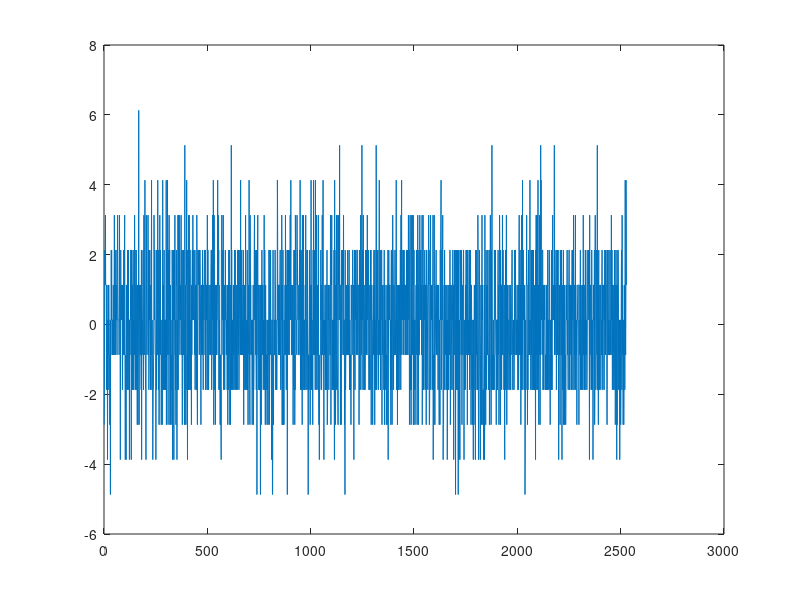

Write the MATLAB code that produced this figure.
gyro = [
-11	98	-46
-14	93	-45
-13	95	-45
-10	96	-46
-9	94	-46
-10	91	-44
-9	95	-47
-8	94	-48
-10	97	-45
-10	97	-47
-10	96	-45
-10	93	-46
-13	93	-45
-12	94	-43
-10	97	-47
-11	97	-46
-12	96	-44
-15	95	-47
-12	95	-47
-11	95	-45
-13	94	-45
-10	94	-44
-12	97	-43
-10	97	-45
-11	94	-43
-12	94	-44
-12	96	-49
-12	96	-42
-14	94	-46
-13	95	-45
-11	92	-43
-16	95	-47
-11	95	-48
-12	91	-45
-12	94	-47
-9	94	-45
-11	92	-45
-9	94	-43
-11	99	-44
-11	99	-48
-11	97	-45
-12	96	-45
-11	93	-44
-11	95	-46
-12	95	-46
-10	95	-45
-12	93	-46
-12	96	-44
-11	95	-44
-10	94	-46
-8	92	-43
-9	93	-45
-12	95	-44
-9	95	-43
-11	94	-44
-12	98	-46
-10	99	-44
-11	95	-45
-9	96	-45
-11	94	-45
-11	95	-47
-10	95	-45
-11	95	-47
-12	97	-43
-10	98	-45
-9	96	-43
-8	95	-48
-10	94	-49
-11	95	-49
-11	96	-47
-11	95	-46
-11	95	-45
-11	95	-44
-12	96	-42
-11	97	-46
-8	95	-45
-11	95	-48
-11	95	-45
-12	95	-44
-15	95	-44
-12	96	-47
-9	96	-46
-11	96	-43
-10	97	-45
-10	94	-44
-11	94	-47
-10	96	-47
-11	97	-45
-10	96	-46
-13	99	-44
-13	92	-42
-10	96	-48
-11	95	-47
-10	96	-44
-12	93	-47
-9	95	-46
-11	98	-48
-11	98	-46
-12	94	-46
-9	92	-42
-8	95	-44
-11	98	-46
-13	98	-47
-15	94	-46
-13	96	-48
-12	94	-46
-13	96	-45
-15	94	-45
-10	98	-47
-10	95	-47
-12	94	-46
-13	97	-47
-11	94	-45
-11	93	-45
-9	96	-44
-13	97	-45
-10	93	-44
-11	95	-44
-9	95	-44
-11	97	-44
-13	94	-44
-11	93	-47
-11	94	-46
-15	93	-46
-11	97	-45
-12	102	-45
-12	94	-47
-11	93	-46
-11	95	-47
-9	97	-48
-9	97	-47
-9	92	-46
-15	92	-44
-9	96	-46
-9	97	-45
-10	97	-45
-10	96	-47
-13	94	-46
-10	94	-44
-10	94	-47
-13	95	-43
-9	99	-48
-11	95	-45
-11	97	-45
-13	96	-47
-12	98	-46
-11	95	-46
-12	93	-46
-8	98	-46
-10	96	-44
-9	91	-46
-11	97	-45
-13	92	-47
-12	92	-44
-10	94	-45
-12	94	-49
-9	93	-49
-12	96	-46
-13	93	-48
-13	92	-48
-12	92	-46
-14	94	-46
-10	96	-46
-10	93	-45
-14	92	-44
-12	91	-46
-12	94	-47
-10	89	-47
-5	93	-44
-11	97	-44
-14	99	-45
-10	98	-43
-11	96	-46
-10	97	-45
-11	94	-45
-12	93	-45
-10	96	-44
-12	95	-45
-12	94	-48
-12	95	-44
-13	98	-42
-9	95	-43
-15	98	-46
-11	92	-48
-11	93	-45
-12	94	-45
-11	96	-44
-11	97	-44
-10	96	-45
-9	98	-46
-12	96	-43
-13	96	-45
-11	96	-47
-8	95	-46
-9	95	-49
-10	97	-47
-10	94	-45
-12	97	-44
-7	96	-42
-11	95	-44
-12	97	-47
-13	95	-43
-13	94	-46
-15	94	-46
-11	95	-45
-8	94	-44
-10	95	-47
-11	94	-46
-12	94	-42
-11	92	-47
-11	94	-48
-11	95	-47
-11	94	-46
-8	94	-46
-11	97	-45
-12	97	-47
-9	96	-44
-13	96	-44
-12	96	-47
-9	97	-46
-11	97	-46
-10	95	-46
-9	94	-44
-11	95	-45
-12	96	-43
-13	94	-47
-10	98	-44
-12	91	-43
-12	96	-48
-10	90	-46
-7	92	-45
-11	95	-49
-13	95	-45
-11	94	-42
-13	94	-46
-13	96	-43
-15	94	-46
-14	93	-45
-13	98	-48
-13	96	-47
-12	96	-45
-11	96	-48
-8	95	-47
-9	93	-45
-10	93	-47
-11	94	-48
-9	98	-46
-11	95	-44
-12	93	-44
-12	94	-43
-12	96	-44
-15	94	-45
-13	94	-46
-11	93	-46
-13	94	-44
-9	96	-45
-10	96	-44
-11	98	-45
-12	94	-47
-10	93	-47
-7	96	-47
-10	95	-46
-10	94	-47
-13	97	-46
-13	96	-44
-9	96	-49
-14	97	-44
-14	94	-45
-12	93	-44
-11	96	-42
-8	96	-45
-12	93	-46
-10	97	-49
-9	99	-47
-12	96	-45
-11	96	-47
-11	94	-47
-14	95	-46
-12	94	-45
-13	95	-45
-13	95	-44
-11	91	-45
-14	98	-44
-12	94	-47
-7	98	-44
-10	98	-45
-11	94	-44
-10	96	-49
-13	98	-47
-12	92	-48
-10	95	-45
-9	94	-47
-12	96	-43
-13	95	-46
-11	98	-48
-13	93	-44
-11	98	-45
-11	95	-45
-13	95	-49
-11	96	-45
-11	97	-45
-7	96	-48
-14	95	-45
-10	92	-45
-9	97	-43
-10	94	-47
-12	100	-44
-7	93	-45
-9	96	-46
-10	98	-45
-14	95	-47
-10	97	-47
-10	94	-43
-9	94	-46
-12	95	-46
-8	96	-49
-11	99	-46
-10	98	-46
-9	95	-48
-14	94	-46
-11	95	-44
-10	95	-43
-13	100	-47
-14	93	-45
-11	96	-44
-13	97	-47
-12	95	-47
-12	95	-44
-12	94	-48
-14	95	-46
-9	96	-45
-13	97	-45
-15	97	-45
-12	94	-46
-9	97	-46
-11	95	-47
-11	93	-46
-9	93	-47
-15	96	-47
-12	96	-46
-12	93	-46
-9	90	-45
-11	96	-48
-8	94	-51
-11	97	-49
-11	96	-46
-13	94	-47
-11	96	-45
-14	97	-44
-10	95	-43
-9	95	-46
-10	98	-46
-10	97	-45
-15	96	-47
-12	98	-41
-11	96	-48
-13	96	-45
-11	96	-44
-8	96	-45
-13	93	-43
-8	98	-46
-9	97	-45
-11	95	-44
-10	97	-46
-8	96	-46
-9	96	-42
-11	96	-43
-12	94	-45
-12	93	-44
-10	95	-46
-10	95	-42
-11	95	-46
-10	93	-45
-8	94	-46
-11	95	-46
-12	97	-47
-11	94	-48
-9	97	-49
-13	98	-46
-14	95	-46
-13	96	-46
-11	96	-47
-9	97	-47
-12	99	-46
-9	99	-45
-9	95	-47
-12	97	-46
-11	96	-46
-12	95	-47
-14	94	-46
-14	98	-46
-6	94	-47
-12	97	-45
-14	98	-45
-10	96	-45
-11	96	-47
-13	96	-43
-13	96	-45
-9	96	-45
-10	97	-43
-7	97	-46
-10	97	-46
-14	95	-44
-12	96	-45
-15	92	-44
-9	95	-46
-10	97	-44
-13	97	-46
-11	96	-46
-13	97	-45
-8	95	-49
-11	97	-44
-8	98	-43
-9	96	-43
-12	97	-45
-13	97	-47
-9	94	-49
-9	94	-47
-13	93	-48
-12	96	-47
-11	97	-45
-12	98	-47
-12	95	-48
-14	95	-45
-10	96	-43
-12	95	-47
-10	97	-46
-9	97	-44
-9	95	-42
-11	96	-46
-8	97	-44
-10	94	-46
-11	96	-48
-11	98	-46
-10	94	-45
-9	96	-46
-10	93	-46
-11	92	-44
-11	100	-46
-12	93	-45
-9	95	-44
-13	94	-45
-10	97	-45
-10	96	-47
-11	97	-44
-12	98	-50
-10	97	-46
-13	95	-45
-13	94	-46
-8	95	-47
-9	96	-45
-13	96	-46
-14	94	-42
-11	94	-47
-11	94	-45
-9	95	-44
-10	94	-46
-10	95	-47
-9	94	-48
-10	97	-45
-9	95	-46
-12	98	-46
-10	95	-49
-9	97	-47
-9	97	-44
-9	98	-46
-10	97	-48
-11	98	-47
-12	97	-48
-14	93	-46
-10	97	-45
-10	95	-47
-12	95	-48
-10	96	-46
-12	94	-45
-11	99	-47
-12	92	-46
-9	97	-45
-11	94	-46
-11	94	-43
-13	98	-48
-10	95	-43
-10	95	-49
-11	98	-47
-11	97	-44
-10	99	-48
-9	96	-48
-9	97	-48
-10	90	-44
-12	96	-47
-9	91	-42
-13	96	-47
-11	97	-45
-13	96	-43
-13	97	-47
-10	97	-45
-11	97	-48
-10	92	-47
-10	93	-44
-10	93	-44
-8	95	-45
-10	93	-45
-13	94	-44
-9	97	-45
-12	95	-45
-12	95	-44
-13	95	-48
-12	95	-43
-10	94	-45
-12	95	-48
-11	93	-47
-11	92	-46
-11	93	-46
-10	98	-44
-10	96	-44
-12	96	-47
-12	97	-48
-10	96	-42
-9	96	-42
-9	92	-46
-9	93	-44
-13	97	-46
-12	93	-47
-10	95	-46
-11	96	-45
-11	94	-49
-8	97	-45
-12	98	-48
-11	98	-45
-7	95	-44
-10	96	-46
-14	95	-47
-12	94	-45
-8	96	-45
-9	95	-45
-13	95	-46
-12	100	-50
-10	93	-46
-10	94	-44
-14	95	-44
-11	92	-46
-10	94	-47
-12	95	-46
-11	95	-48
-12	92	-44
-10	93	-45
-12	94	-44
-11	95	-44
-11	96	-46
-10	91	-43
-7	95	-45
-10	95	-46
-10	95	-47
-8	91	-46
-10	94	-45
-9	93	-45
-13	90	-49
-10	97	-46
-12	96	-45
-11	95	-48
-13	93	-47
-12	91	-44
-14	95	-44
-12	96	-43
-14	93	-44
-13	93	-44
-14	96	-47
-15	94	-46
-9	96	-42
-9	98	-42
-8	93	-47
-10	94	-45
-10	92	-46
-11	92	-45
-11	97	-43
-9	97	-43
-12	92	-46
-8	96	-45
-12	96	-47
-13	96	-45
-10	93	-47
-11	94	-44
-10	97	-42
-12	97	-47
-13	92	-46
-12	98	-45
-11	95	-49
-9	97	-45
-10	97	-48
-11	96	-46
-10	96	-44
-11	97	-45
-12	96	-45
-11	94	-44
-12	96	-43
-11	96	-44
-13	96	-45
-11	94	-46
-10	96	-46
-14	95	-45
-10	92	-47
-10	95	-45
-11	95	-47
-13	97	-46
-9	99	-47
-12	93	-41
-9	95	-42
-12	91	-45
-12	97	-44
-14	92	-47
-12	97	-48
-12	96	-46
-14	94	-44
-10	92	-47
-11	94	-45
-12	95	-47
-6	97	-46
-13	96	-47
-9	96	-44
-12	93	-46
-11	95	-45
-13	94	-48
-12	98	-44
-11	95	-44
-13	96	-48
-13	96	-48
-10	94	-47
-12	91	-45
-10	93	-44
-10	98	-47
-13	91	-46
-12	94	-44
-9	95	-43
-10	96	-45
-11	98	-48
-9	95	-49
-11	95	-47
-13	98	-47
-13	95	-42
-11	96	-46
-11	98	-46
-13	96	-45
-10	94	-47
-12	96	-47
-12	95	-48
-13	95	-47
-11	99	-45
-9	97	-44
-11	95	-45
-10	96	-42
-9	95	-46
-12	98	-46
-11	96	-43
-13	97	-45
-12	99	-42
-11	96	-43
-10	91	-43
-9	96	-45
-11	98	-45
-11	97	-45
-12	97	-46
-7	93	-44
-12	97	-44
-11	94	-43
-11	96	-47
-12	96	-42
-9	96	-44
-12	97	-44
-10	97	-45
-11	98	-46
-12	97	-45
-12	92	-46
-11	96	-44
-12	96	-43
-9	94	-45
-12	95	-46
-14	96	-46
-11	96	-45
-13	94	-49
-10	92	-47
-12	95	-45
-10	93	-47
-11	95	-44
-13	100	-47
-13	96	-45
-8	95	-45
-12	95	-43
-12	98	-44
-13	96	-45
-12	96	-45
-11	96	-44
-12	93	-44
-13	94	-44
-9	94	-50
-13	100	-44
-11	97	-43
-12	96	-46
-14	95	-44
-12	95	-45
-12	96	-44
-10	97	-45
-11	96	-43
-7	96	-44
-10	93	-44
-12	96	-47
-13	97	-45
-14	96	-46
-8	94	-45
-9	95	-43
-11	92	-45
-10	95	-47
-12	95	-47
-11	92	-45
-12	94	-43
-12	96	-47
-11	95	-45
-12	97	-49
-14	97	-47
-11	96	-48
-13	93	-45
-12	97	-46
-13	96	-46
-10	98	-43
-14	96	-44
-13	94	-45
-13	95	-46
-12	98	-44
-9	98	-44
-8	96	-47
-11	95	-48
-10	96	-45
-10	96	-48
-9	96	-46
-10	92	-47
-12	95	-44
-10	94	-41
-12	96	-45
-13	97	-44
-9	101	-46
-11	95	-46
-16	96	-43
-11	95	-44
-10	96	-44
-9	100	-47
-8	95	-49
-11	97	-46
-12	95	-45
-10	95	-47
-10	96	-45
-13	97	-47
-12	96	-46
-13	96	-44
-13	94	-45
-13	98	-45
-10	95	-45
-13	97	-47
-11	93	-45
-16	96	-46
-10	98	-47
-11	95	-44
-11	92	-46
-14	93	-44
-10	95	-48
-11	100	-46
-9	97	-45
-11	98	-47
-10	96	-45
-12	95	-46
-10	95	-45
-10	93	-45
-13	96	-46
-13	93	-46
-11	94	-47
-12	97	-48
-11	96	-46
-8	97	-45
-13	93	-46
-11	94	-45
-9	95	-47
-11	90	-44
-14	94	-44
-14	96	-44
-10	94	-45
-12	98	-47
-11	96	-47
-13	94	-44
-12	94	-45
-12	93	-44
-12	94	-47
-14	94	-48
-12	96	-49
-13	94	-44
-11	95	-44
-12	94	-47
-14	93	-44
-11	94	-47
-11	94	-48
-12	94	-46
-9	96	-48
-10	95	-45
-14	94	-45
-13	94	-44
-10	94	-48
-9	95	-45
-10	98	-47
-12	95	-45
-9	99	-48
-11	95	-47
-11	92	-46
-11	97	-45
-13	98	-46
-15	100	-48
-12	95	-46
-11	94	-44
-11	98	-46
-16	94	-45
-16	98	-45
-11	98	-45
-9	97	-45
-13	96	-45
-14	97	-46
-12	100	-48
-12	94	-43
-12	95	-42
-11	96	-47
-12	94	-45
-12	96	-47
-10	94	-49
-9	93	-47
-10	95	-47
-10	91	-44
-13	98	-44
-11	95	-48
-11	96	-44
-13	94	-46
-12	95	-46
-13	96	-45
-12	96	-43
-11	95	-44
-7	98	-47
-8	94	-44
-11	97	-46
-11	97	-47
-10	98	-47
-12	101	-45
-10	95	-46
-10	97	-47
-12	96	-45
-10	96	-44
-12	98	-46
-10	95	-45
-10	100	-45
-9	94	-43
-9	96	-43
-12	97	-44
-13	95	-45
-13	97	-44
-12	95	-44
-10	96	-45
-11	95	-45
-8	93	-46
-9	97	-47
-14	96	-46
-10	91	-43
-12	96	-46
-14	95	-47
-9	98	-45
-14	96	-44
-12	94	-46
-12	98	-42
-13	95	-45
-14	94	-45
-11	92	-44
-12	93	-44
-12	95	-46
-11	97	-47
-10	95	-46
-12	95	-45
-8	92	-42
-10	98	-44
-11	95	-43
-11	97	-43
-13	97	-46
-10	96	-44
-12	93	-48
-11	92	-45
-9	96	-44
-16	95	-46
-12	97	-47
-9	95	-46
-10	94	-44
-10	92	-46
-11	95	-46
-9	97	-46
-12	93	-43
-11	95	-45
-12	97	-45
-10	97	-44
-9	98	-48
-9	96	-43
-11	95	-44
-8	98	-46
-11	92	-45
-10	93	-42
-7	96	-43
-11	98	-46
-10	96	-46
-12	94	-45
-12	98	-44
-11	96	-47
-11	95	-44
-11	94	-45
-10	95	-43
-12	95	-45
-10	93	-44
-14	93	-44
-11	98	-43
-11	94	-45
-13	97	-47
-9	93	-47
-12	93	-45
-10	95	-43
-9	96	-47
-14	93	-47
-12	95	-44
-13	97	-42
-8	98	-44
-9	95	-44
-11	95	-46
-11	94	-43
-11	95	-45
-11	97	-45
-11	97	-46
-12	96	-45
-8	93	-45
-10	96	-45
-9	95	-47
-10	92	-48
-10	92	-48
-11	96	-47
-10	98	-48
-12	96	-46
-12	95	-45
-12	94	-49
-12	95	-45
-12	96	-44
-9	98	-45
-9	94	-45
-11	97	-46
-7	98	-45
-11	98	-45
-13	98	-43
-9	95	-45
-10	96	-43
-9	93	-45
-11	95	-44
-13	94	-46
-10	94	-46
-12	96	-46
-14	95	-49
-8	96	-45
-12	96	-49
-12	95	-49
-11	95	-45
-13	95	-43
-8	94	-46
-10	97	-49
-12	97	-43
-12	95	-43
-13	98	-47
-11	97	-46
-11	96	-42
-13	93	-45
-12	94	-48
-10	96	-44
-11	95	-48
-8	95	-45
-13	96	-46
-13	96	-45
-11	95	-46
-11	96	-46
-12	94	-44
-9	94	-45
-13	95	-47
-9	94	-44
-9	95	-46
-11	99	-42
-12	93	-45
-16	98	-47
-12	94	-44
-13	98	-49
-12	94	-46
-13	97	-45
-12	95	-46
-11	98	-47
-9	93	-48
-11	97	-48
-14	95	-46
-14	95	-45
-12	97	-43
-10	94	-45
-13	97	-44
-7	95	-43
-13	97	-46
-10	95	-46
-13	96	-46
-12	98	-46
-11	98	-46
-13	95	-47
-12	96	-49
-14	99	-47
-11	93	-44
-9	95	-45
-12	95	-47
-7	95	-46
-10	91	-49
-12	97	-46
-9	95	-46
-11	97	-42
-9	98	-43
-12	95	-46
-11	95	-47
-13	95	-46
-7	95	-43
-11	93	-43
-12	95	-46
-10	95	-45
-13	95	-47
-8	95	-47
-10	93	-46
-10	97	-45
-12	93	-49
-12	92	-43
-10	93	-48
-11	95	-44
-13	97	-42
-12	94	-42
-8	96	-44
-11	93	-46
-13	96	-43
-14	95	-48
-12	97	-46
-15	94	-47
-13	99	-44
-13	101	-46
-13	98	-43
-12	93	-45
-12	94	-43
-12	96	-47
-9	95	-44
-11	94	-45
-10	95	-45
-13	95	-47
-13	96	-45
-11	96	-44
-11	94	-47
-8	94	-49
-12	95	-43
-11	96	-44
-11	98	-46
-7	99	-47
-11	97	-47
-11	96	-46
-13	92	-44
-15	98	-46
-12	95	-43
-11	97	-44
-12	96	-46
-11	93	-46
-10	97	-47
-10	96	-47
-13	94	-45
-11	97	-45
-13	97	-44
-10	93	-46
-10	95	-42
-13	95	-43
-12	93	-47
-11	94	-44
-9	96	-47
-14	94	-47
-14	94	-45
-13	92	-48
-11	96	-47
-10	97	-45
-11	94	-44
-11	98	-44
-10	96	-46
-13	97	-46
-10	94	-46
-11	97	-47
-11	97	-46
-11	97	-46
-12	95	-45
-12	95	-40
-11	98	-46
-8	96	-46
-9	97	-47
-14	93	-46
-10	99	-48
-9	95	-45
-10	96	-46
-8	97	-45
-11	97	-44
-13	98	-50
-11	95	-49
-13	95	-42
-11	96	-47
-12	94	-47
-12	96	-47
-11	97	-42
-13	97	-47
-10	96	-50
-9	96	-45
-13	96	-46
-15	97	-47
-7	95	-47
-11	96	-47
-12	96	-44
-10	96	-44
-14	95	-45
-13	95	-46
-13	94	-44
-9	96	-44
-13	95	-44
-8	97	-44
-9	96	-48
-11	94	-46
-8	97	-45
-12	96	-44
-13	95	-46
-13	94	-47
-14	96	-49
-14	94	-46
-8	98	-44
-10	96	-46
-9	95	-46
-10	98	-44
-11	96	-45
-10	93	-45
-6	98	-47
-11	96	-43
-11	96	-45
-11	93	-42
-14	100	-44
-10	95	-47
-10	96	-44
-10	98	-44
-14	96	-46
-11	96	-45
-9	94	-44
-10	94	-44
-10	93	-48
-10	93	-45
-10	95	-44
-9	95	-43
-12	93	-44
-9	95	-46
-10	95	-44
-8	96	-47
-12	98	-48
-11	94	-45
-11	98	-45
-11	96	-45
-14	95	-47
-13	96	-47
-16	93	-45
-9	98	-47
-13	97	-47
-13	96	-44
-12	95	-46
-10	96	-45
-12	96	-47
-12	96	-47
-12	97	-45
-10	99	-47
-12	97	-43
-11	94	-44
-12	99	-44
-9	96	-46
-11	93	-42
-12	97	-46
-12	96	-46
-10	97	-45
-12	99	-46
-11	95	-45
-9	98	-48
-11	99	-48
-13	97	-48
-11	97	-46
-11	96	-46
-13	94	-46
-12	94	-43
-13	96	-44
-12	91	-45
-14	99	-48
-10	97	-44
-10	96	-46
-11	98	-43
-11	97	-46
-11	96	-46
-12	96	-41
-10	97	-45
-9	95	-46
-9	94	-44
-11	95	-44
-11	96	-45
-10	96	-46
-13	92	-43
-15	97	-46
-12	97	-41
-11	97	-45
-9	95	-45
-12	98	-44
-13	93	-47
-13	96	-46
-9	94	-44
-11	94	-47
-11	97	-47
-10	97	-45
-10	97	-44
-12	96	-44
-11	96	-46
-9	96	-43
-9	97	-45
-9	98	-47
-9	98	-45
-12	95	-46
-12	96	-45
-12	95	-46
-11	96	-46
-10	95	-43
-10	96	-49
-10	95	-45
-14	94	-48
-12	95	-44
-9	97	-46
-12	98	-46
-13	96	-44
-10	95	-46
-11	96	-46
-11	98	-44
-8	93	-46
-13	95	-47
-10	92	-45
-12	96	-45
-10	93	-45
-9	93	-45
-6	97	-45
-10	97	-45
-11	95	-43
-9	97	-44
-11	93	-44
-13	100	-44
-8	94	-49
-8	95	-46
-11	96	-46
-11	97	-45
-13	96	-45
-10	91	-45
-11	92	-43
-13	93	-48
-12	94	-44
-13	95	-45
-12	94	-44
-12	93	-43
-9	96	-45
-10	97	-49
-10	95	-47
-12	98	-49
-9	96	-47
-10	96	-46
-12	97	-43
-12	96	-47
-8	96	-45
-10	95	-47
-11	96	-48
-10	95	-43
-10	94	-43
-9	94	-47
-10	97	-48
-12	98	-45
-13	95	-43
-10	96	-46
-11	98	-45
-13	94	-47
-12	94	-48
-13	96	-46
-13	93	-43
-9	97	-46
-11	97	-44
-10	96	-46
-9	98	-44
-14	99	-48
-10	94	-46
-10	95	-49
-11	93	-47
-11	99	-45
-11	93	-47
-12	96	-44
-14	94	-43
-13	92	-47
-11	95	-46
-10	97	-44
-12	97	-41
-10	97	-45
-9	95	-46
-10	95	-44
-12	95	-45
-10	96	-46
-14	96	-47
-9	100	-47
-11	96	-45
-13	95	-47
-11	96	-46
-11	93	-47
-11	96	-45
-6	97	-45
-8	98	-43
-13	92	-41
-11	93	-45
-12	95	-44
-9	97	-45
-11	93	-46
-11	93	-46
-9	95	-46
-12	94	-46
-13	94	-47
-13	96	-45
-11	94	-46
-12	98	-44
-9	94	-46
-7	97	-47
-11	97	-47
-12	95	-44
-12	97	-44
-11	95	-44
-12	98	-46
-13	96	-46
-9	98	-46
-11	99	-46
-10	97	-48
-9	94	-46
-9	97	-47
-9	97	-44
-14	94	-50
-10	96	-48
-12	95	-46
-12	96	-47
-11	96	-47
-10	97	-45
-11	96	-44
-12	95	-46
-12	94	-46
-13	95	-46
-11	97	-47
-9	97	-45
-14	93	-46
-10	97	-45
-12	98	-48
-12	95	-45
-11	96	-44
-12	96	-43
-13	99	-45
-12	97	-46
-10	96	-44
-14	95	-46
-12	97	-47
-12	98	-46
-12	96	-45
-14	95	-44
-12	98	-46
-10	97	-47
-11	97	-48
-9	96	-46
-15	97	-48
-12	94	-46
-11	97	-43
-9	94	-46
-11	96	-46
-10	95	-45
-11	96	-44
-10	96	-46
-10	98	-43
-10	94	-46
-12	97	-46
-13	95	-47
-11	100	-46
-14	99	-41
-10	97	-44
-9	96	-44
-9	97	-45
-13	98	-45
-10	98	-48
-14	96	-45
-12	99	-44
-9	96	-45
-8	92	-50
-9	93	-41
-9	96	-44
-10	94	-47
-13	97	-43
-11	94	-47
-10	95	-45
-11	97	-45
-12	94	-46
-12	99	-42
-11	94	-47
-9	95	-45
-11	94	-46
-12	96	-46
-11	98	-47
-11	96	-47
-10	96	-45
-7	96	-51
-10	97	-45
-13	96	-46
-12	99	-46
-13	99	-45
-11	97	-44
-14	96	-42
-10	95	-47
-12	96	-43
-12	97	-47
-13	98	-47
-10	94	-47
-11	95	-48
-12	95	-45
-13	97	-46
-12	98	-44
-10	97	-43
-11	99	-46
-12	101	-47
-10	95	-44
-9	99	-49
-10	95	-47
-13	95	-46
-8	94	-43
-12	96	-49
-9	96	-44
-7	96	-42
-11	95	-43
-9	94	-47
-9	93	-46
-11	95	-46
-10	96	-48
-10	94	-47
-12	94	-46
-11	98	-44
-10	95	-47
-9	99	-43
-12	95	-44
-9	93	-46
-11	95	-45
-11	97	-45
-10	95	-49
-10	96	-44
-10	93	-44
-12	99	-46
-12	98	-45
-10	96	-45
-11	96	-45
-12	96	-44
-10	93	-44
-9	98	-44
-11	98	-42
-9	98	-46
-12	95	-45
-11	97	-48
-9	99	-46
-11	98	-45
-12	100	-45
-10	98	-46
-8	96	-43
-9	94	-47
-11	96	-44
-9	97	-46
-10	94	-46
-14	95	-44
-14	95	-45
-10	95	-46
-8	96	-47
-13	97	-46
-12	95	-43
-13	94	-44
-12	98	-47
-14	93	-45
-8	96	-47
-13	96	-44
-10	95	-47
-11	98	-46
-11	95	-45
-11	100	-48
-12	96	-44
-8	96	-48
-10	97	-45
-8	95	-46
-14	92	-46
-11	98	-46
-14	99	-46
-9	96	-48
-13	96	-46
-13	98	-47
-11	100	-44
-11	95	-45
-14	97	-44
-13	96	-47
-13	97	-47
-11	95	-49
-11	98	-47
-10	99	-46
-12	93	-45
-9	97	-48
-10	97	-42
-10	98	-42
-14	93	-44
-12	95	-47
-11	97	-47
-8	97	-49
-12	96	-47
-9	95	-45
-14	91	-45
-12	98	-44
-10	95	-44
-12	95	-48
-12	96	-44
-12	100	-47
-11	96	-44
-8	97	-45
-10	94	-44
-9	97	-45
-11	98	-45
-10	96	-43
-9	94	-46
-11	97	-49
-11	96	-46
-10	96	-46
-12	97	-47
-11	99	-48
-8	95	-46
-14	95	-45
-12	94	-43
-13	97	-43
-10	96	-46
-8	98	-45
-13	99	-44
-13	99	-43
-10	97	-45
-13	97	-47
-12	94	-45
-10	95	-46
-11	96	-49
-9	98	-42
-10	95	-44
-10	95	-44
-10	97	-49
-13	97	-45
-10	98	-46
-12	98	-46
-14	98	-45
-13	97	-47
-9	98	-43
-9	98	-46
-10	95	-46
-10	97	-46
-11	93	-46
-12	98	-45
-13	98	-46
-11	97	-48
-10	98	-46
-10	95	-45
-8	95	-45
-10	96	-43
-11	96	-45
-14	96	-46
-14	93	-45
-13	97	-44
-9	96	-46
-10	97	-45
-10	97	-44
-8	98	-48
-13	96	-44
-10	100	-44
-11	95	-47
-10	94	-48
-11	93	-47
-10	95	-46
-11	95	-45
-12	95	-47
-13	98	-43
-10	97	-45
-10	93	-46
-8	97	-47
-15	93	-48
-12	98	-44
-12	94	-43
-14	96	-46
-13	97	-50
-8	91	-49
-13	97	-46
-12	97	-46
-14	98	-46
-12	94	-44
-12	91	-46
-11	93	-43
-10	95	-46
-10	92	-47
-9	99	-45
-11	96	-46
-12	96	-45
-10	97	-44
-12	97	-46
-12	95	-47
-11	95	-46
-11	96	-46
-10	92	-48
-13	96	-45
-13	96	-45
-10	96	-46
-10	95	-45
-11	95	-45
-13	96	-47
-14	95	-47
-11	97	-49
-12	96	-45
-14	93	-48
-14	95	-47
-9	98	-47
-11	94	-48
-9	95	-47
-8	98	-48
-7	99	-48
-13	95	-46
-12	94	-47
-12	96	-46
-9	98	-46
-10	97	-42
-11	94	-47
-9	93	-45
-8	94	-45
-12	95	-44
-15	93	-44
-14	95	-44
-14	97	-45
-11	96	-46
-11	94	-45
-10	96	-42
-13	97	-47
-9	93	-44
-11	96	-44
-11	95	-47
-11	96	-45
-12	95	-45
-11	96	-48
-10	94	-48
-13	96	-45
-12	96	-48
-11	94	-47
-13	96	-46
-10	95	-43
-11	94	-47
-15	94	-47
-13	97	-49
-11	94	-48
-13	95	-46
-10	99	-48
-11	98	-45
-12	97	-46
-13	94	-42
-11	98	-44
-10	96	-44
-12	94	-43
-11	95	-45
-11	96	-46
-9	95	-46
-11	96	-47
-14	97	-46
-13	96	-45
-10	97	-45
-11	99	-46
-10	95	-44
-11	96	-47
-12	94	-48
-13	97	-43
-12	96	-46
-11	94	-43
-11	98	-45
-10	93	-44
-9	92	-45
-13	96	-45
-10	97	-44
-10	96	-43
-15	96	-47
-12	95	-44
-11	96	-48
-10	95	-44
-9	94	-43
-12	96	-47
-11	96	-43
-10	98	-48
-9	98	-44
-16	96	-45
-11	97	-46
-11	97	-44
-11	93	-46
-13	96	-46
-9	100	-45
-12	95	-46
-12	98	-45
-13	96	-43
-11	97	-45
-9	94	-46
-13	95	-45
-11	92	-44
-16	95	-45
-10	97	-43
-9	98	-43
-15	92	-45
-13	96	-45
-14	97	-45
-11	98	-47
-12	96	-47
-15	95	-46
-9	95	-46
-10	95	-44
-11	97	-45
-9	95	-44
-10	96	-46
-12	95	-46
-9	100	-46
-10	97	-46
-11	95	-45
-14	96	-45
-11	97	-47
-11	96	-47
-10	99	-46
-12	97	-45
-12	94	-45
-10	98	-48
-9	97	-44
-9	95	-45
-12	94	-47
-15	96	-44
-11	97	-43
-13	95	-47
-12	97	-45
-12	97	-48
-11	98	-47
-13	94	-48
-12	96	-48
-10	96	-46
-11	95	-47
-9	96	-47
-12	99	-47
-11	98	-46
-9	97	-45
-9	95	-47
-10	95	-45
-14	97	-47
-11	97	-43
-9	97	-45
-10	97	-46
-11	98	-43
-12	96	-46
-11	94	-45
-12	96	-44
-11	97	-47
-9	96	-46
-9	96	-44
-13	97	-43
-12	99	-43
-9	97	-48
-12	95	-46
-9	98	-45
-10	93	-46
-11	94	-46
-14	95	-46
-10	95	-46
-10	95	-46
-11	95	-46
-13	99	-45
-12	97	-47
-11	95	-44
-14	95	-46
-12	95	-41
-13	95	-46
-13	96	-44
-15	96	-46
-11	96	-45
-12	96	-47
-14	96	-46
-11	95	-43
-10	94	-42
-11	94	-44
-10	99	-47
-13	97	-50
-11	96	-44
-15	96	-44
-12	97	-42
-9	95	-44
-11	93	-46
-9	96	-46
-12	97	-43
-10	92	-46
-11	96	-44
-13	92	-43
-12	96	-46
-13	93	-49
-11	94	-46
-8	96	-47
-9	95	-45
-11	96	-45
-15	95	-42
-15	93	-46
-13	94	-44
-11	96	-47
-9	96	-43
-9	94	-46
-12	96	-45
-13	97	-43
-13	93	-45
-15	97	-46
-12	96	-45
-11	96	-46
-10	97	-46
-11	94	-44
-11	94	-44
-14	95	-47
-10	96	-45
-8	95	-45
-11	93	-48
-10	95	-46
-11	92	-45
-14	96	-43
-13	94	-46
-14	97	-46
-13	98	-44
-15	98	-45
-13	96	-46
-12	93	-47
-10	94	-45
-15	95	-45
-14	93	-47
-8	94	-45
-13	95	-42
-12	94	-42
-12	95	-47
-14	93	-45
-10	96	-46
-9	95	-48
-13	94	-45
-10	96	-45
-10	95	-44
-12	97	-47
-11	96	-45
-10	96	-47
-12	96	-45
-9	96	-48
-11	95	-47
-12	98	-45
-13	96	-45
-12	93	-45
-12	94	-43
-12	97	-47
-9	96	-48
-14	97	-42
-12	97	-47
-13	94	-43
-12	97	-45
-8	95	-46
-8	97	-41
-11	97	-46
-11	97	-43
-14	97	-45
-9	96	-44
-11	99	-42
-13	96	-46
-6	97	-43
-9	94	-43
-12	94	-43
-12	97	-44
-13	94	-44
-12	98	-45
-13	99	-42
-11	97	-45
-13	97	-46
-13	101	-45
-12	96	-46
-13	99	-45
-9	97	-49
-10	96	-46
-11	97	-50
-11	93	-49
-10	97	-45
-9	97	-47
-11	94	-44
-12	99	-41
-12	96	-47
-14	98	-44
-11	97	-46
-11	95	-45
-11	96	-41
-13	93	-45
-11	93	-44
-13	97	-43
-12	93	-47
-10	94	-46
-9	94	-44
-12	97	-43
-10	94	-46
-10	96	-44
-14	91	-44
-12	94	-46
-10	93	-46
-8	93	-44
-9	96	-47
-10	98	-46
-13	96	-42
-14	93	-43
-9	96	-48
-11	98	-47
-11	99	-46
-10	96	-46
-11	93	-46
-13	99	-43
-10	95	-46
-10	98	-42
-12	98	-43
-8	94	-44
-11	96	-47
-12	94	-46
-9	96	-44
-11	95	-47
-11	99	-46
-11	96	-46
-13	93	-44
-12	96	-47
-10	100	-45
-14	95	-46
-15	93	-44
-12	93	-44
-13	95	-46
-13	93	-45
-9	97	-46
-13	94	-44
-10	97	-46
-11	96	-49
-8	94	-46
-11	94	-46
-14	93	-47
-10	95	-48
-13	95	-45
-11	96	-46
-10	95	-45
-12	95	-44
-11	95	-45
-11	97	-47
-11	98	-46
-11	94	-47
-13	93	-43
-10	95	-45
-11	90	-49
-12	95	-44
-12	94	-43
-13	95	-47
-13	93	-44
-10	96	-46
-12	96	-44
-13	94	-45
-11	94	-46
-12	97	-49
-11	97	-44
-11	96	-43
-10	94	-44
-9	93	-44
-9	93	-46
-11	93	-47
-12	97	-48
-13	97	-45
-12	95	-43
-12	96	-45
-11	93	-45
-12	93	-48
-11	99	-45
-13	96	-44
-12	95	-43
-12	95	-49
-9	94	-47
-11	93	-46
-9	99	-47
-9	95	-48
-9	96	-45
-12	96	-44
-12	98	-47
-12	96	-47
-11	94	-44
-12	99	-47
-11	96	-43
-11	96	-46
-10	96	-46
-12	94	-47
-11	96	-46
-13	96	-44
-13	93	-42
-11	94	-44
-10	97	-46
-13	96	-45
-12	94	-48
-9	96	-42
-8	96	-48
-12	93	-47
-11	97	-48
-11	97	-47
-9	99	-46
-9	95	-45
-12	91	-47
-10	94	-46
-14	97	-42
-10	98	-46
-13	95	-44
-12	93	-45
-8	95	-45
-11	93	-45
-12	95	-45
-12	97	-45
-7	100	-44
-13	94	-45
-13	99	-45
-9	95	-47
-9	98	-48
-11	97	-47
-11	97	-45
-11	95	-46
-10	95	-45
-13	93	-48
-10	97	-47
-11	96	-46
-16	98	-45
-15	96	-45
-13	97	-46
-11	92	-46
-12	96	-46
-13	96	-45
-10	98	-49
-10	92	-44
-8	96	-44
-10	98	-44
-10	94	-47
-10	95	-46
-14	96	-48
-12	94	-47
-13	94	-45
-13	95	-45
-10	97	-45
-9	93	-48
-12	95	-43
-12	95	-43
-11	96	-45
-11	99	-48
-12	96	-45
-11	96	-47
-7	94	-47
-11	96	-46
-11	93	-46
-11	98	-46
-13	98	-43
-12	95	-47
-9	96	-50
-12	95	-47
-9	97	-48
-11	94	-46
-13	96	-43
-11	97	-47
-11	98	-45
-9	94	-46
-13	93	-48
-13	102	-44
-10	98	-45
-9	97	-45
-13	95	-47
-12	96	-45
-13	95	-45
-10	99	-47
-13	92	-48
-12	96	-44
-11	91	-47
-10	98	-44
-12	95	-44
-15	96	-46
-9	96	-45
-12	96	-44
-8	96	-45
-12	95	-45
-8	95	-49
-13	96	-45
-11	96	-44
-8	96	-45
-13	99	-47
-12	97	-46
-12	96	-43
-7	93	-45
-12	97	-44
-10	96	-46
-13	95	-46
-14	95	-44
-11	98	-45
-12	97	-46
-11	96	-49
-8	95	-45
-10	97	-44
-14	96	-48
-12	99	-48
-12	98	-44
-6	96	-47
-10	96	-43
-7	94	-48
-10	96	-44
-11	97	-44
-11	96	-46
-10	96	-44
-12	93	-47
-9	95	-45
-9	97	-45
-9	95	-45
-13	96	-45
-12	96	-47
-10	97	-41
-13	96	-47
-13	95	-46
-12	95	-44
-10	97	-42
-10	96	-46
-11	95	-45
-10	97	-45
-11	91	-44
-13	97	-47
-12	95	-45
-12	96	-43
-13	94	-47
-12	93	-48
-13	97	-45
-10	99	-43
-10	97	-45
-13	96	-43
-11	96	-46
-11	97	-44
-13	94	-42
-9	97	-44
-11	98	-48
-12	93	-45
-13	93	-44
-11	98	-48
-12	95	-48
-11	98	-43
-9	97	-45
-9	94	-47
-10	97	-45
-13	97	-45
-12	96	-48
-14	97	-46
-11	97	-46
-12	94	-44
-13	94	-48
-11	95	-45
-13	95	-44
-9	95	-46
-13	95	-46
-12	96	-47
-13	97	-47
-12	97	-43
-9	95	-48
-8	99	-48
-11	95	-46
-10	96	-46
-11	97	-47
-11	94	-45
-10	97	-48
-10	94	-46
-11	95	-45
-6	96	-44
-12	97	-47
-10	94	-46
-12	96	-48
-12	96	-44
-11	97	-47
-10	97	-46
-10	94	-47
-9	96	-46
-11	97	-45
-13	97	-43
-12	100	-46
-9	97	-47
-9	95	-44
-12	94	-47
-11	96	-46
-9	96	-47
-12	99	-44
-9	97	-46
-12	96	-48
-12	96	-47
-15	94	-44
-13	96	-49
-10	94	-45
-11	98	-46
-12	97	-45
-10	95	-44
-12	96	-49
-14	95	-45
-9	95	-47
-10	95	-47
-11	96	-45
-11	98	-49
-12	95	-48
-11	99	-44
-9	98	-45
-12	95	-45
-15	95	-46
-11	96	-45
-10	92	-45
-13	98	-47
-13	98	-43
-11	94	-44
-10	100	-44
-9	96	-49
-14	100	-46
-11	95	-45
-12	94	-47
-10	93	-46
-14	96	-43
-12	98	-48
-10	97	-48
-12	96	-47
-12	97	-46
-12	94	-43
-14	94	-48
-13	94	-48
-11	99	-44
-11	96	-44
-10	99	-46
-11	97	-47
-10	95	-45
-9	96	-43
-11	98	-47
-12	95	-45
-11	98	-45
-12	96	-50
-13	99	-45
-10	94	-47
-10	94	-47
-10	94	-46
-9	98	-44
-9	99	-47
-13	97	-46
-10	95	-46
-10	96	-45
-12	96	-46
-12	91	-46
-10	99	-46
-11	98	-45
-10	97	-44
-13	94	-45
-12	96	-45
-10	97	-45
-13	96	-46
-11	94	-44
-9	96	-47
-11	96	-47
-9	96	-44
-11	97	-46
-13	94	-45
-12	94	-46
-10	96	-47
-8	95	-47
-11	94	-48
-11	95	-43
-13	95	-44
-12	98	-46
-10	95	-47
-12	97	-45
-10	97	-46
-10	97	-43
-8	95	-46
-13	95	-44
-10	97	-49
-12	96	-47
-12	96	-46
-11	92	-45
-12	98	-44
-14	97	-45
-12	98	-44
-11	98	-46
-11	94	-46
-10	98	-46
-10	98	-48
-10	98	-48
-10	95	-44
-10	99	-46
-10	96	-46
-14	92	-43
-11	94	-46
-12	93	-43
-12	97	-46
-12	95	-43
-10	93	-45
-11	97	-45
-9	95	-46
-13	98	-48
-11	96	-46
-12	96	-46
-12	94	-46
-13	97	-47
-12	96	-46
-10	93	-46
-13	97	-47
-12	96	-44
-11	94	-47
-10	93	-44
-13	95	-45
-12	97	-47
-8	98	-49
-12	99	-43
-10	96	-44
-10	94	-47
-10	94	-47
-13	94	-45
-11	96	-44
-13	92	-48
-10	98	-44
-13	97	-45
-9	95	-49
-12	95	-44
-9	98	-46
-10	95	-43
-11	95	-45
-12	95	-48
-11	95	-46
-13	97	-41
-13	95	-44
-12	96	-45
-10	101	-47
-10	97	-45
-9	97	-45
-10	99	-45
-11	96	-46
-10	96	-47
-9	93	-46
-10	91	-46
-9	97	-46
-12	96	-47
-15	95	-48
-8	96	-49
-13	98	-47
-11	96	-46
-10	96	-45
-10	95	-47
-11	96	-48
-12	93	-48
-12	96	-45
-11	98	-44
-13	95	-45
-9	94	-46
-11	97	-46
-12	93	-46
-13	100	-47
-11	99	-43
-11	95	-45
-15	93	-45
-13	93	-45
-10	96	-47
-10	97	-45
-11	95	-43
-10	96	-46
-11	94	-46
-9	93	-46
-14	95	-47
-13	99	-45
-9	97	-45
-8	98	-47
-9	98	-44
-9	95	-44
-13	97	-47
-12	93	-45
-12	94	-45
-9	96	-45
-11	94	-45
-11	97	-48
-12	97	-49
-6	97	-46
-13	96	-45
-13	95	-43
-13	94	-43
-11	97	-44
-14	98	-42
-10	95	-45
-9	97	-45
-13	94	-46
-10	98	-42
-13	96	-45
-13	99	-47
-11	97	-43
-11	98	-46
-11	98	-45
-10	98	-48
-10	96	-47
-13	96	-47
-12	98	-48
-11	97	-44
-12	99	-46
-12	97	-46
-10	96	-43
-9	96	-47
-12	94	-47
-10	97	-46
-13	96	-45
-13	94	-49
-11	98	-46
-11	96	-48
-10	96	-48
-10	94	-49
-10	95	-47
-13	93	-46
-10	94	-46
-11	96	-49
-9	96	-48
-11	97	-45
-12	96	-44
-9	98	-47
-12	96	-46
-11	96	-46
-9	96	-47
-10	98	-47
-10	95	-45
-10	95	-48
-13	94	-44
-14	97	-46
-13	97	-48
-10	94	-45
-9	94	-46
-12	96	-45
-12	96	-42
-11	98	-45
-12	96	-46
-11	95	-46
-9	94	-46
-11	94	-48
-11	98	-46
-12	95	-48
-12	96	-45
-12	97	-47
-9	93	-48
-12	97	-46
-11	96	-47
-11	96	-47
-11	96	-49
-12	97	-44
-8	96	-45
-11	95	-47
-11	95	-45
-9	96	-45
-11	95	-45
-13	98	-45
-10	96	-46
-12	98	-48
-11	94	-42
-10	95	-44
-11	97	-47
-13	95	-44
-13	94	-45
-12	98	-46
-12	96	-43
-9	98	-44
-12	94	-45
-13	93	-47
-9	99	-44
-14	100	-44
-12	97	-46
-10	96	-46
-11	97	-47
-10	98	-47
-10	98	-47
-13	94	-46
-15	96	-49
-9	95	-45
-14	97	-44
-11	95	-46
-10	95	-45
-11	94	-44
-9	97	-47
-9	97	-42
-10	97	-45
-13	97	-45
-13	96	-45
-11	97	-43
-12	95	-45
-11	96	-42
-15	98	-48
-15	96	-47
-12	97	-44
-13	96	-45
-11	99	-42
-14	95	-45
-13	94	-45
-12	97	-45
-10	94	-49
-9	96	-48
-10	96	-45
-13	95	-45
-8	98	-46
-12	96	-46
-12	98	-46
-10	99	-42
-12	94	-46
-14	92	-45
-11	96	-48
-12	96	-45
-14	96	-41
-13	95	-46
-12	95	-47
-12	93	-46
-10	98	-45
-13	98	-46
-11	96	-48
-7	95	-45
-11	96	-45
-12	95	-43
-11	93	-46
-7	93	-44
-8	94	-44
-10	97	-46];

e_gyro = mean(gyro);
gyro = gyro-e_gyro;
v_gyro = var(gyro);
len = length(gyro);
aic = [len.*log(v_gyro) + 2*1;
       len.*log(v_gyro) + 2*2;
       len.*log(v_gyro) + 2*3;];

x = gyro(1:len-1)';
y = gyro(2:len)';
beta = pinv(x)*y;



plot(y);